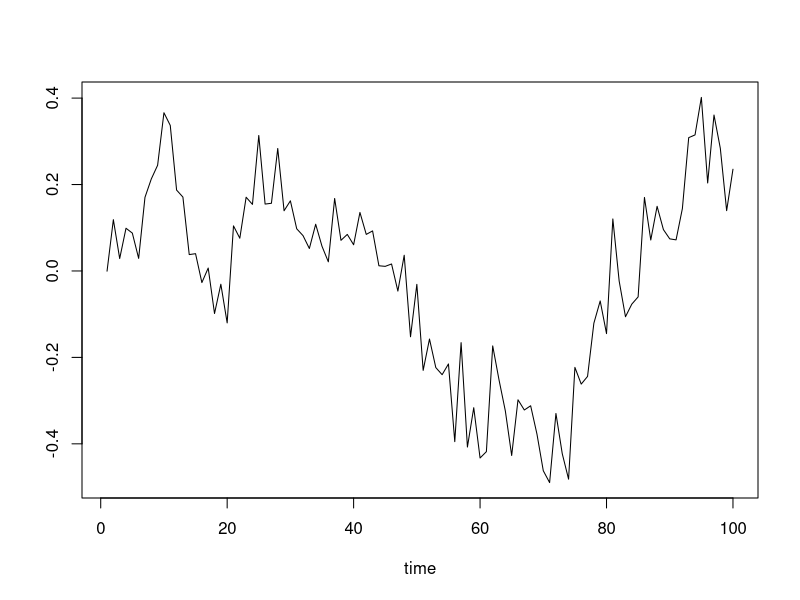
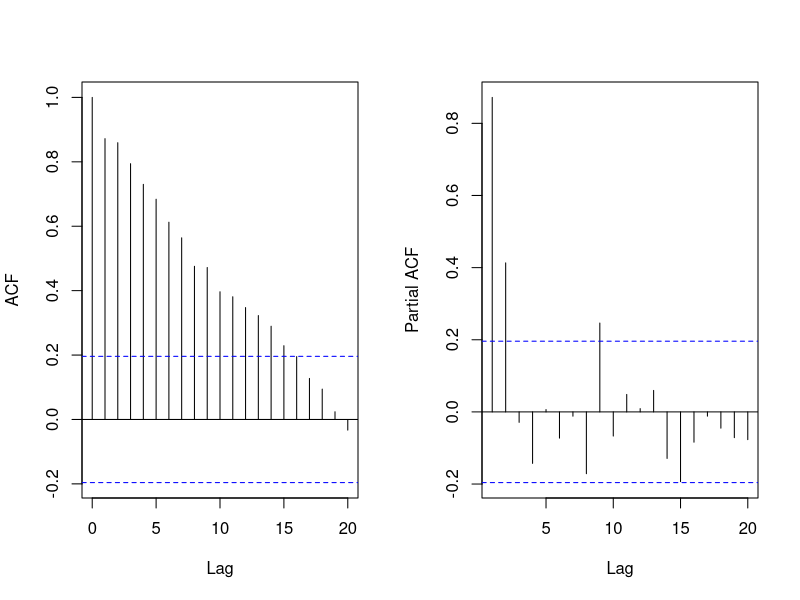
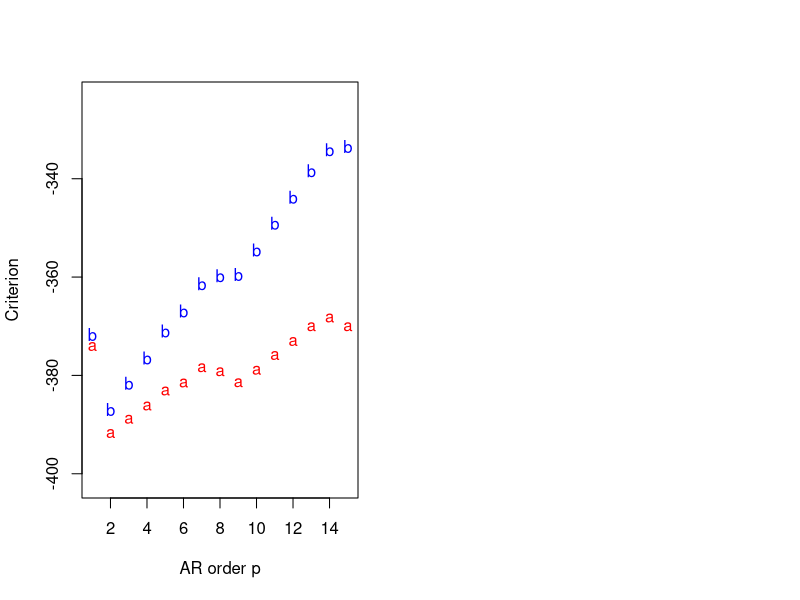

Write the R code that produced these figures, in order.
## simulate data


set.seed(1)
AR.model = list(order = c(2, 0, 0), ar = c(0.5,0.4))
y.sample = arima.sim(n=100,model=AR.model,sd=0.1)


plot(y.sample,type='l',xlab='time',ylab='')

par(mfrow=c(1,2))


acf(y.sample,main="",xlab='Lag')


pacf(y.sample,main="",xlab='Lag')

n.all=length(y.sample)
p.star=15
Y=matrix(y.sample[(p.star+1):n.all],ncol=1)
sample.all=matrix(y.sample,ncol=1)
n=length(Y)
p=seq(1,p.star,by=1)


design.mtx=function(p_cur){
  Fmtx=matrix(0,ncol=n,nrow=p_cur)
  for (i in 1:p_cur) {
    start.y=p.star+1-i
    end.y=start.y+n-1
    Fmtx[i,]=sample.all[start.y:end.y,1]
  }
  return(Fmtx)
}




criteria.ar=function(p_cur){
  Fmtx=design.mtx(p_cur)
  beta.hat=chol2inv(chol(Fmtx%*%t(Fmtx)))%*%Fmtx%*%Y
  R=t(Y-t(Fmtx)%*%beta.hat)%*%(Y-t(Fmtx)%*%beta.hat)
  sp.square=R/(n-p_cur)
  aic=2*p_cur+n*log(sp.square)
  bic=log(n)*p_cur+n*log(sp.square)
  result=c(aic,bic)
  return(result)
}


criteria=sapply(p,criteria.ar)


plot(p,criteria[1,],type='p',pch='a',col='red',xlab='AR order p',ylab='Criterion',main='',
     ylim=c(min(criteria)-10,max(criteria)+10))
points(p,criteria[2,],pch='b',col='blue')

